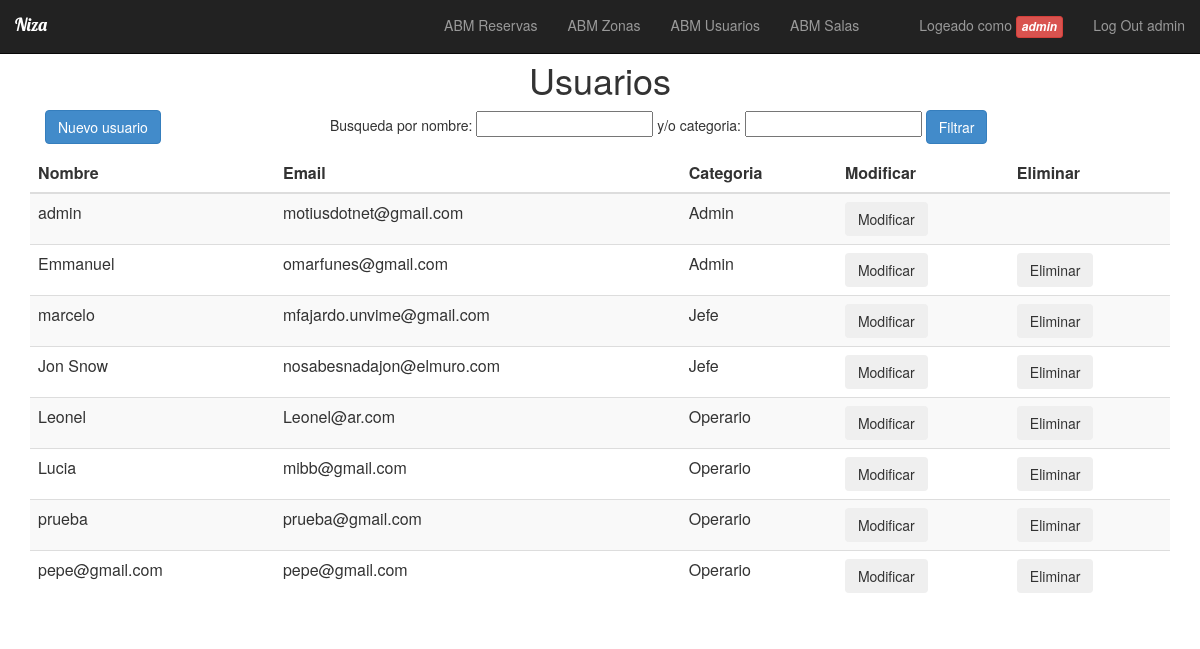
/paginas/abm_usuario/mostrar.php (signed in), run on the app's committed database.
### tables this page shows
CREATE TABLE `usuario` (
  `id_usuario` int(11) NOT NULL,
  `nombre` varchar(45) NOT NULL,
  `email` varchar(145) NOT NULL,
  `clave` varchar(45) NOT NULL,
  `create_time` timestamp NOT NULL DEFAULT CURRENT_TIMESTAMP,
  `category_codigo` int(2) NOT NULL,
  `estado` int(8) NOT NULL DEFAULT '1'
);

CREATE TABLE `category` (
  `codigo` int(2) NOT NULL,
  `nombre` varchar(45) NOT NULL
);

### paginas/abm_usuario/mostrar.php (the view, shortened to what this page needs)
<?php
	require('../../conexion.php');
	$categoria=$_SESSION['usr_cat'];
	$username=$_SESSION['usr_name'];
	if((isset($_POST['busqueda']) && $_POST['busqueda']<>'')or(isset($_POST['busquedaXcategoria']) && $_POST['busquedaXcategoria']<>'')){
		$nom=$_POST['busqueda'];
		$cat=$_POST['busquedaXcategoria'];
	$query="SELECT id_usuario, u.nombre as nombre, email, c.nombre as categoria FROM usuario u, category c
			WHERE c.codigo = u.category_codigo AND (u.nombre LIKE  '$nom%' and c.nombre like '$cat%')";
	}
	else{
	$query="SELECT id_usuario, u.nombre as nombre, email, c.nombre as categoria FROM usuario u, category c
			WHERE c.codigo = u.category_codigo and u.category_codigo >= '$categoria'";
	}
	$resultado=$mysqli->query($query);
?>
<html>
	<head>
	</head>
	<body>
			<?php
			require_once('../LoginPHP/header.php');
			?>
		<div class="container">
		<center><h1>Usuarios</h1></center>
			<form class="form form-inline" role="form" action="mostrar.php" method="post">
				<div class="form-group col-md-3">
						<input type="button" class="btn btn-primary"
								onclick=" location.href='nuevo.php' "
								value="Nuevo usuario" name="boton" />
				</div>
				<div class="form-group form-group-justified col-md-9">
						<p> Busqueda por nombre:
						<input type="text" name="busqueda">
						y/o categoria:
						<input type="text" name="busquedaXcategoria">
						<button type="submit" class="btn btn-primary">Filtrar</button></p>
				</div>
			</form>
		</div>
		<div class="container">
			<div class="table-hover table-responsive">
				<table class="table table-striped">
					<thead class="thead-dark">
						<tr>
							<th ><b>Nombre</b></th>
							<th><b>Email</b></th>
							<th><b>Categoria</b></th>
							<th><b>Modificar</b></th>
							<th><b>Eliminar</b></th>
						</tr>
						<tbody>
							<?php while($row=$resultado->fetch_assoc()){ ?>
								<tr>
									<td><?php echo $row['nombre'];?>
									</td>
									<td>
										<?php echo $row['email'];?>
									</td>
									<td>
										<?php echo $row['categoria'];?>
									</td>
									<td>
										<input type="button" class="btn btn-secondary"
										onclick=" location.href='modificar.php?id=<?php echo $row['id_usuario'];?>' "
										value="Modificar" name="botonM" />
									</td>
									<td>
										<?php if ( $row['nombre'] != $username ){ ?>
												 	<input type="button" class="btn btn-secondary"
													onclick=" location.href='pre_eliminar.php?id=<?php echo $row['id_usuario'];?>' "
													value="Eliminar" name="botonE" />
										<?php } ?>
									</td>
								</tr>
							<?php } ?>
						</tbody>
				</table>
			</div>
		</div>
	</body>
</html>

### data on the page
usuario: nombre "admin", email "motiusdotnet@gmail.com", category_codigo.nombre "Admin"
usuario: nombre "Emmanuel", email "omarfunes@gmail.com", category_codigo.nombre "Admin"
usuario: nombre "marcelo", email "mfajardo.unvime@gmail.com", category_codigo.nombre "Jefe"
usuario: nombre "Jon Snow", email "nosabesnadajon@elmuro.com", category_codigo.nombre "Jefe"
usuario: nombre "Leonel", email "Leonel@ar.com", category_codigo.nombre "Operario"
usuario: nombre "Lucia", email "mibb@gmail.com", category_codigo.nombre "Operario"
usuario: nombre "prueba", email "prueba@gmail.com", category_codigo.nombre "Operario"
usuario: nombre "pepe@gmail.com", email "pepe@gmail.com", category_codigo.nombre "Operario"

### other printed values
$_SESSION['usr_name'] "admin"
